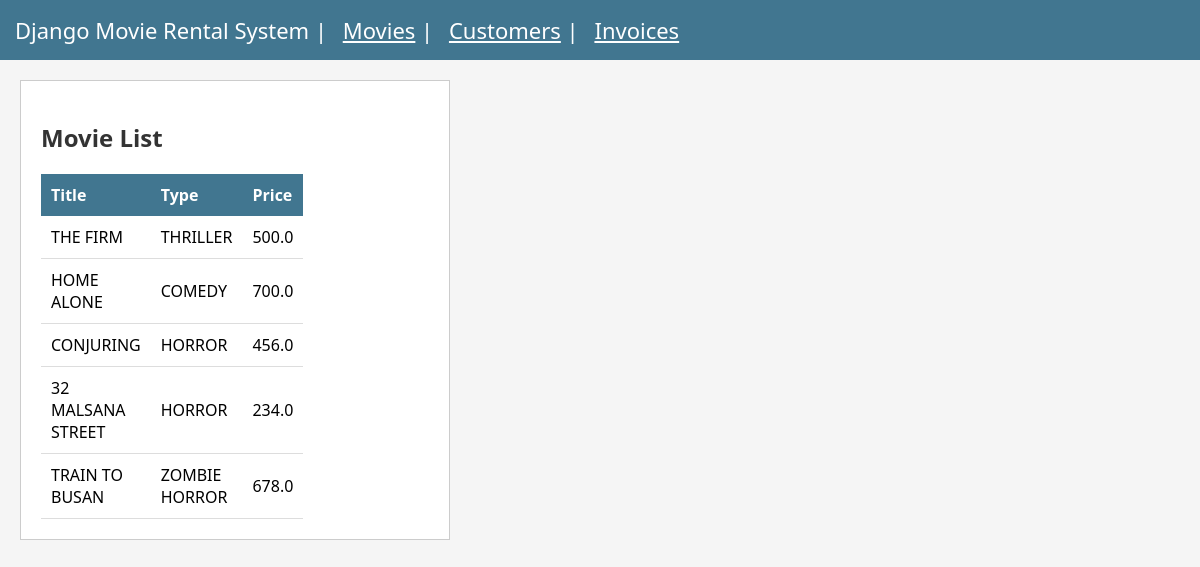
The page / on the database its author committed.
### rental/models.py (models this page shows)
class Movie(models.Model):
    title = models.CharField(max_length=50)
    type = models.CharField(max_length=20)
    price = models.FloatField()

### rental/views.py (the view)
# urls.py: path('', views.movie_list),
def movie_list(request):
    movies = Movie.objects.all()
    return render(request, 'rental/home.html', {'movies': movies})

### rental/templates/rental/home.html (shortened to what this page needs)
<!DOCTYPE html>
<html>
<head>
</head>
<body>
<div class="header">
    Django Movie Rental System |
    <a href="/" style="color:white; margin-left:10px;">Movies</a> |
    <a href="/customers/" style="color:white; margin-left:10px;">Customers</a> |
    <a href="/invoices/" style="color:white; margin-left:10px;">Invoices</a>
</div>
<div class="container">
    <div class="box">
        <h2>Movie List</h2>
        <table>
            <tr>
                <th>Title</th>
                <th>Type</th>
                <th>Price</th>
            </tr>
            {% for m in movies %}
            <tr>
                <td>{{ m.title }}</td>
                <td>{{ m.type }}</td>
                <td>{{ m.price }}</td>
            </tr>
            {% endfor %}
        </table>
    </div>
</div>
</body>
</html>

### rental/templates/rental/home.html (style rules this page uses)
body { font-family: "Segoe UI", Arial; background-color: #f5f5f5; margin: 0; }
.header { background-color: #417690; color: white; padding: 15px; font-size: 22px; }
.container { margin: 20px; }
h2 { color: #333; }
table { width: 60%; border-collapse: collapse; background: white; }
th { background-color: #417690; color: white; padding: 10px; text-align: left; }
td { padding: 10px; border-bottom: 1px solid #ddd; }
.box { background: white; padding: 20px; border: 1px solid #ccc; width: fit-content; }

### rows shown on the page
Movie: title "THE FIRM", type "THRILLER", price "500.0"
Movie: title "HOME ALONE", type "COMEDY", price "700.0"
Movie: title "CONJURING", type "HORROR", price "456.0"
Movie: title "32 MALSANA STREET", type "HORROR", price "234.0"
Movie: title "TRAIN TO BUSAN", type "ZOMBIE HORROR", price "678.0"
